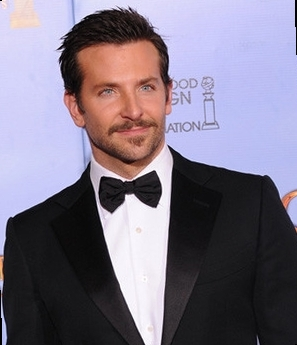
#> input picture img1.png, 297 x 345 px; its folder holds only this picture in this run
$ python -i utils.py   (imports and definitions only)
#> lines starting #> are read from the running program, lines starting #| are printed output that depends on the picture; after the words box and inside, x2 and y2 are one past the last pixel; in counts of white or black regions, pixels touching at a corner belong together
import glob
import numpy as np
import matplotlib as mpl
import matplotlib.pyplot as plt
import matplotlib.image as mpimg
from canny import CannyDetector
import cv2

# [1 line not run here, left out]


# [30 lines left out: functions remove_background, rgb2gray, not called in this run]


def get_orb_feature_list(img):
    orb = cv2.ORB_create(200, 2.0)
    return orb.detectAndCompute(img, None)


# [55 lines left out: functions preprocess_image, prepare_images, not called in this run]

>>> import cv2
>>> picture = cv2.imread('img1.png')
#> picture is the input picture: shape (345, 297, 3); mean B, G, R 133.6, 116.8, 124.6
>>> result = preprocess_image(picture)
#> in remove_background, `gray = cv2.cvtColor(image, cv2.COLOR_BGR2GRAY)`:
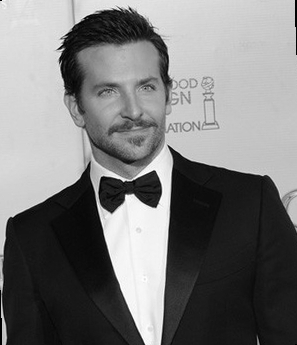
#> gray: shape (345, 297); min 0, max 254, mean 121
#> in remove_background, `blurred = cv2.GaussianBlur(gray, (7, 7), 0)`:
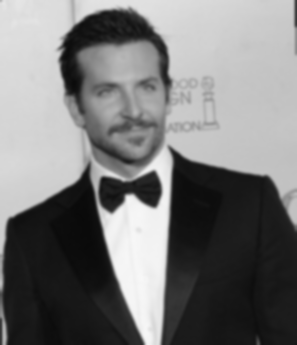
#> blurred: shape (345, 297); min 9, max 248, mean 121.1
#> in remove_background, `thresh = cv2.adaptiveThreshold( blurred, 255, cv2.ADAPTIVE_THRESH_GAUS..`:
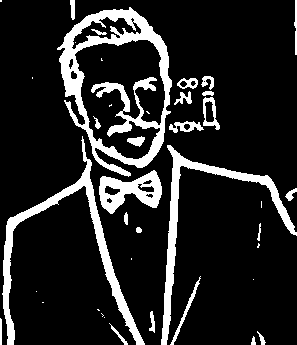
#> thresh: shape (345, 297); 14.6% white; 40 white regions (15 under 20 px), largest, box (x1, y1, x2, y2) and area: (57, 7, 172, 177) 5722, (2, 136, 145, 345) 3153, (161, 145, 297, 345) 2657
#> in remove_background, `result = cv2.bitwise_and(original, original, mask=thresh)`:
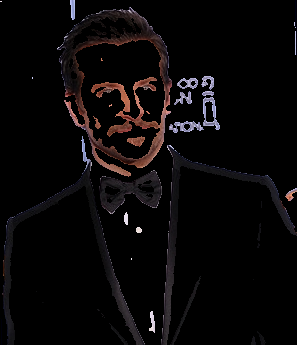
#> result: shape (345, 297, 3); mean B, G, R 7.9, 7.4, 9.6
#> in remove_background, `result[thresh == 0] = 255`:
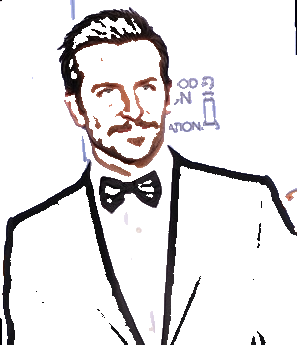
#> result: shape (345, 297, 3); mean B, G, R 225.7, 225.2, 227.4
#> in rgb2gray, `R, G, B = image[:, :, 0], image[:, :, 1], image[:, :, 2]`:
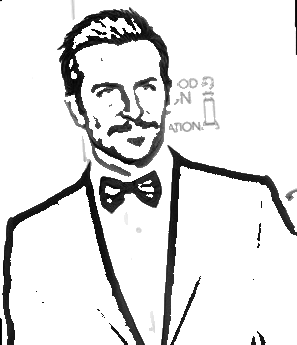
#> R: shape (345, 297); min 0, max 255, mean 225.7
#> in rgb2gray, `R, G, B = image[:, :, 0], image[:, :, 1], image[:, :, 2]`:
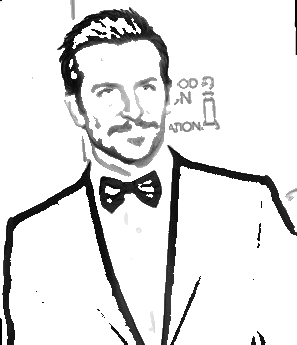
#> B: shape (345, 297); min 0, max 255, mean 227.4
#> (the run stopped early here; a loop or call above may not have finished)

$ run again, on img2.png
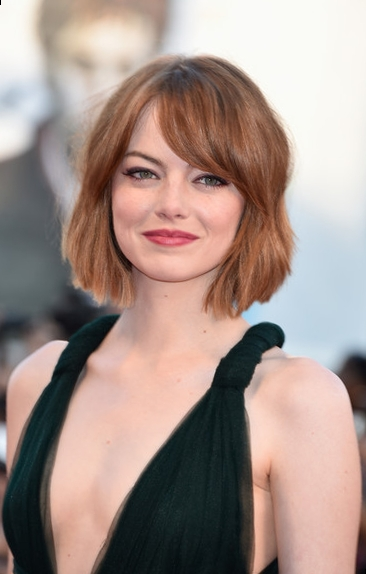
#> input picture img2.png, 366 x 574 px
#> picture is the input picture: shape (574, 366, 3); mean B, G, R 138.2, 145.5, 164.8
#> in remove_background, `thresh = cv2.adaptiveThreshold( blurred, 255, cv2.ADAPTIVE_THRESH_GAUS..`:
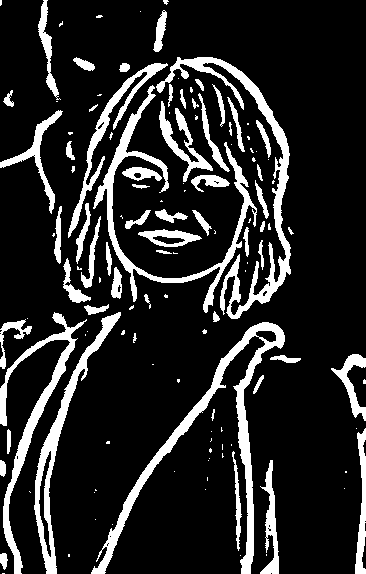
#> thresh: shape (574, 366); 15.7% white; 129 white regions (70 under 20 px), largest, box (x1, y1, x2, y2) and area: (91, 322, 285, 574) 4842, (156, 57, 291, 319) 4188, (93, 85, 257, 313) 3639
#> in rgb2gray, `R, G, B = image[:, :, 0], image[:, :, 1], image[:, :, 2]`:
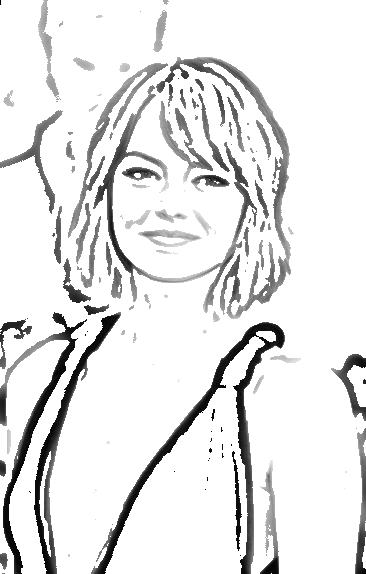
#> B: shape (574, 366); min 0, max 255, mean 229.8
